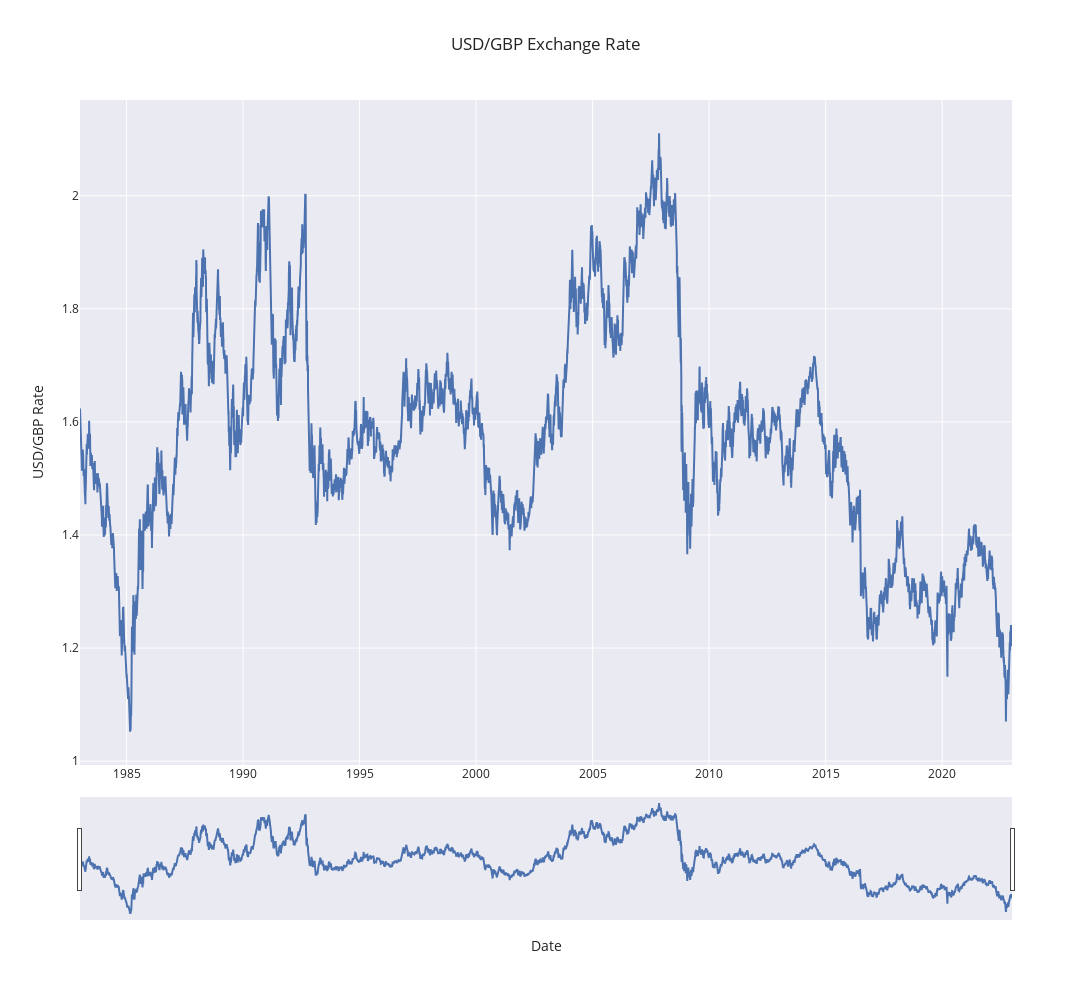

Notebook code cell kept with this figure:
### Code cell
import plotly.graph_objects as go

trace = go.Scatter(x=df.index, y=df['DEXUSUK'], mode='lines')
data = [trace]
layout = {
    'title': 'USD/GBP Exchange Rate',
    'xaxis_title': 'Date',
    'yaxis_title': 'USD/GBP Rate',
    'width': 1800,
    'height': 1000,
    'hovermode': 'x unified',
    'template': 'seaborn',
    'xaxis': {
        'rangeslider': {
            'visible': True,
        },
    }
}

fig = go.Figure(data=data, layout=layout)
fig.show()

### Figure 1 — Plotly figure (JSON) as saved in the notebook; plotly's stock layout.template omitted (floating-point values rounded to 4 significant figures; data arrays with more than 128 entries replaced by an {"elided": "..."} marker saying what was removed)
{"data": [{"mode": "lines", "type": "scatter", "x": {"elided": "10435 str values"}, "y": {"elided": "10435 float values"}}], "layout": {"height": 1000, "hovermode": "x unified", "title": {"text": "USD/GBP Exchange Rate"}, "width": 1800, "xaxis": {"rangeslider": {"visible": true}, "title": {"text": "Date"}}, "yaxis": {"title": {"text": "USD/GBP Rate"}}}}
